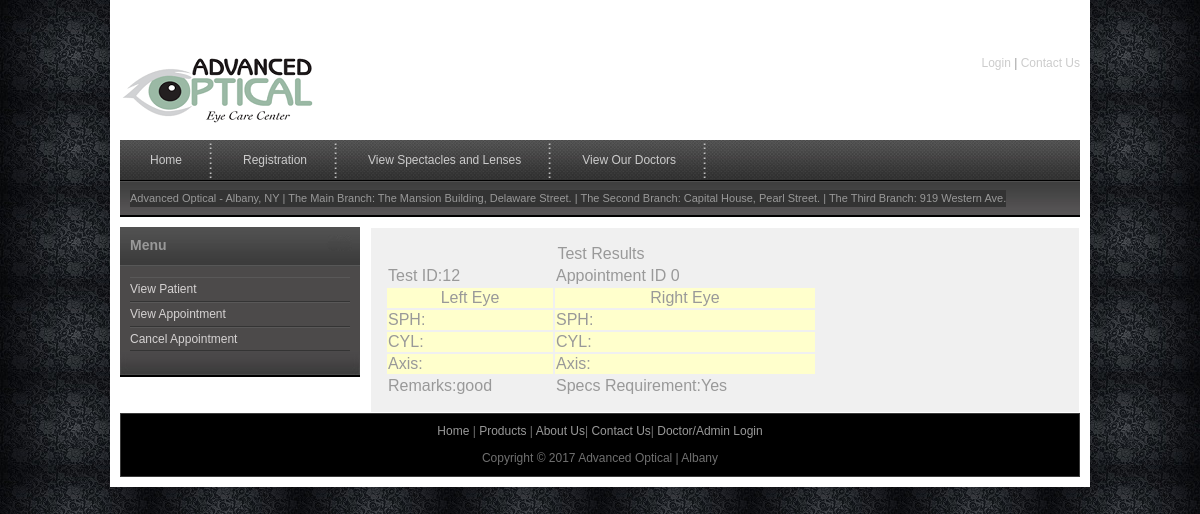
/viewpattest.php, run on the app's committed database.
### tables this page shows
CREATE TABLE IF NOT EXISTS `test` (
  `test_id` int(10) NOT NULL AUTO_INCREMENT,
  `app_id` int(10) NOT NULL,
  `sph` varchar(100) NOT NULL,
  `cyl` varchar(100) NOT NULL,
  `axis` varchar(100) NOT NULL,
  `remarks` text NOT NULL,
  `specs_req` varchar(10) NOT NULL,
  PRIMARY KEY (`test_id`)
);

### viewpattest.php (the view, shortened to what this page needs)
<?php
include("includes/header.php");
include("includes/conn.php");
$resapp = mysqli_query($con, "SELECT * FROM appointment where pat_id='$_SESSION[pat_id]'");
$retapp = mysqli_fetch_array($resapp);
$restest= mysqli_query($con, "SELECT * FROM test where app_id='$retapp[app_id]'");
$retest = mysqli_fetch_array($restest);
?>
    <div id="templatemo_main">
   		<div id="sidebar" class="float_l">
        	<div class="sidebar_box"><span class="bottom"></span>
            	<?php
				include("sidebar.php");
				?>
            </div>
   		</div>
      <div id="content" class="faq float_r">
       <table width="432" border="0">
            <tr>
              <td colspan="2" align="center">Test Results</td>
            </tr>
            <tr>
            <?php
$restt = mysqli_query($con, "SELECT * FROM test where app_id='$retest[app_id]'");
$arrrec = mysqli_fetch_array($restt);
$sph = unserialize($arrrec[sph]);
$cyl  = unserialize($arrrec[cyl]);
$axis  = unserialize($arrrec[axis]);
?>
              <td width="164">Test ID:<?php echo $retest[test_id]; ?></td>
              <td width="258"> Appointment ID <?php echo $retest[app_id]; ?></td>
            </tr>
            <tr bgcolor="#FFFFCC">
              <td align="center">Left  Eye</td>
              <td align="center">Right Eye</td>
            </tr>
            <tr bgcolor="#FFFFCC">
              <td>SPH:<?php echo $sph[0]; ?></td>
              <td>SPH:<?php echo $sph[1]; ?></td>
            </tr>
            <tr bgcolor="#FFFFCC">
              <td>CYL:<?php echo $cyl[0]; ?></td>
              <td>CYL:<?php echo $cyl[1]; ?></td>
            </tr>
            <tr bgcolor="#FFFFCC">
              <td>Axis:<?php echo $axis[0]; ?></td>
              <td>Axis:<?php echo $axis[1]; ?></td>
            </tr>
            <tr>
              <td>Remarks:<?php echo $arrrec[remarks]; ?></td>
              <td>Specs Requirement:<?php echo $arrrec[specs_req]; ?></td>
            </tr>
          </table>
      </div>
    </div>
    <?php
include("includes/footer.php");
?>

### css/tm_style.css (style rules this page uses)
body { margin: 0; padding: 0; color: #999; font-family: Tahoma, Geneva, sans-serif; font-size: 12px; line-height: 1.4em; background-color: #2e2e2e; background-repeat: repeat; background-image: url(../images/tm_body.jpg) }
.float_l { float: left }
.float_r { float: right }
#content { width: 680px; background: #f0f0f0; border: 1px solid #fff; padding: 14px; }
#sidebar { width: 240px }
.sidebar_box { position: relative; background: #4c4a4a; margin-bottom: 36px; }
.sidebar_box span.bottom { position: absolute; bottom: -26px; left: 0; width: 240px; height: 26px; background: url(../images/tm_sidebar_bottom.jpg) }

### data on the page
test: test_id "12", app "0", remarks "good", specs_req "Yes"
